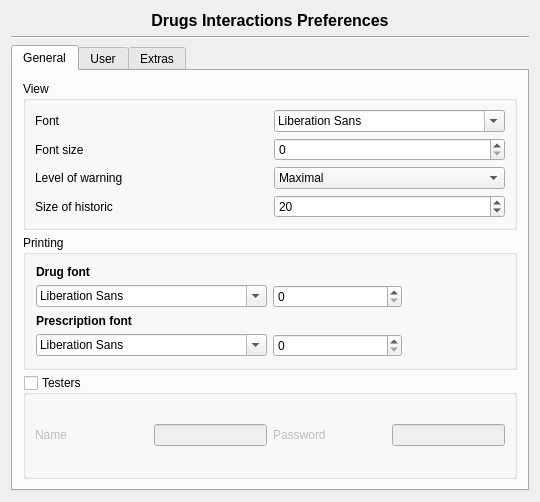
<?xml version="1.0" encoding="UTF-8"?>
<ui version="4.0">
 <class>Drugs::Internal::DrugsPreferences</class>
 <widget class="QWidget" name="Drugs::Internal::DrugsPreferences">
  <property name="geometry">
   <rect>
    <x>0</x>
    <y>0</y>
    <width>540</width>
    <height>502</height>
   </rect>
  </property>
  <property name="windowTitle">
   <string>Form</string>
  </property>
  <layout class="QGridLayout" name="gridLayout_4">
   <item row="0" column="0">
    <widget class="QLabel" name="label">
     <property name="sizePolicy">
      <sizepolicy hsizetype="Expanding" vsizetype="Fixed">
       <horstretch>0</horstretch>
       <verstretch>0</verstretch>
      </sizepolicy>
     </property>
     <property name="font">
      <font>
       <pointsize>12</pointsize>
       <weight>75</weight>
       <bold>true</bold>
      </font>
     </property>
     <property name="text">
      <string>Drugs Interactions Preferences</string>
     </property>
     <property name="alignment">
      <set>Qt::AlignCenter</set>
     </property>
    </widget>
   </item>
   <item row="2" column="0">
    <widget class="QTabWidget" name="tabWidget">
     <property name="currentIndex">
      <number>0</number>
     </property>
     <widget class="QWidget" name="tabGeneral">
      <attribute name="title">
       <string>General</string>
      </attribute>
      <layout class="QGridLayout" name="gridLayout_6">
       <property name="margin">
        <number>10</number>
       </property>
       <property name="spacing">
        <number>5</number>
       </property>
       <item row="0" column="0" colspan="2">
        <widget class="QGroupBox" name="groupBox_2">
         <property name="title">
          <string>View</string>
         </property>
         <layout class="QGridLayout" name="gridLayout_2">
          <item row="1" column="0">
           <widget class="QLabel" name="label_5">
            <property name="sizePolicy">
             <sizepolicy hsizetype="Expanding" vsizetype="Preferred">
              <horstretch>0</horstretch>
              <verstretch>0</verstretch>
             </sizepolicy>
            </property>
            <property name="minimumSize">
             <size>
              <width>0</width>
              <height>0</height>
             </size>
            </property>
            <property name="text">
             <string>Font</string>
            </property>
           </widget>
          </item>
          <item row="2" column="1">
           <widget class="QSpinBox" name="viewFontSizeSpin">
            <property name="sizePolicy">
             <sizepolicy hsizetype="Minimum" vsizetype="Minimum">
              <horstretch>0</horstretch>
              <verstretch>0</verstretch>
             </sizepolicy>
            </property>
            <property name="minimumSize">
             <size>
              <width>0</width>
              <height>0</height>
             </size>
            </property>
           </widget>
          </item>
          <item row="3" column="0">
           <widget class="QLabel" name="label_7">
            <property name="text">
             <string>Level of warning</string>
            </property>
           </widget>
          </item>
          <item row="3" column="1">
           <widget class="QComboBox" name="levelOfWarningCombo">
            <item>
             <property name="text">
              <string>Maximal</string>
             </property>
            </item>
            <item>
             <property name="text">
              <string>Moderate</string>
             </property>
            </item>
            <item>
             <property name="text">
              <string>Minimal</string>
             </property>
            </item>
           </widget>
          </item>
          <item row="1" column="1">
           <widget class="QFontComboBox" name="viewFontCombo">
            <property name="sizePolicy">
             <sizepolicy hsizetype="Minimum" vsizetype="Fixed">
              <horstretch>0</horstretch>
              <verstretch>0</verstretch>
             </sizepolicy>
            </property>
            <property name="minimumSize">
             <size>
              <width>0</width>
              <height>0</height>
             </size>
            </property>
           </widget>
          </item>
          <item row="2" column="0">
           <widget class="QLabel" name="label_4">
            <property name="sizePolicy">
             <sizepolicy hsizetype="Expanding" vsizetype="Preferred">
              <horstretch>0</horstretch>
              <verstretch>0</verstretch>
             </sizepolicy>
            </property>
            <property name="minimumSize">
             <size>
              <width>0</width>
              <height>0</height>
             </size>
            </property>
            <property name="text">
             <string>Font size</string>
            </property>
           </widget>
          </item>
          <item row="4" column="0">
           <widget class="QLabel" name="label_6">
            <property name="text">
             <string>Size of historic</string>
            </property>
           </widget>
          </item>
          <item row="4" column="1">
           <widget class="QSpinBox" name="historicSizeSpin">
            <property name="value">
             <number>20</number>
            </property>
           </widget>
          </item>
         </layout>
        </widget>
       </item>
       <item row="1" column="0" colspan="2">
        <widget class="QGroupBox" name="groupBox_3">
         <property name="title">
          <string>Printing</string>
         </property>
         <layout class="QGridLayout" name="gridLayout_9">
          <property name="margin">
           <number>10</number>
          </property>
          <item row="2" column="1">
           <widget class="QLabel" name="label_11">
            <property name="font">
             <font>
              <weight>75</weight>
              <bold>true</bold>
             </font>
            </property>
            <property name="text">
             <string>Drug font</string>
            </property>
           </widget>
          </item>
          <item row="4" column="1">
           <widget class="QLabel" name="label_12">
            <property name="font">
             <font>
              <weight>75</weight>
              <bold>true</bold>
             </font>
            </property>
            <property name="text">
             <string>Prescription font</string>
            </property>
           </widget>
          </item>
          <item row="3" column="1">
           <widget class="QFontComboBox" name="drugFontCombo"/>
          </item>
          <item row="3" column="2">
           <layout class="QHBoxLayout" name="horizontalLayout_4">
            <property name="spacing">
             <number>12</number>
            </property>
            <item>
             <widget class="QSpinBox" name="drugFontSizeSpin"/>
            </item>
            <item>
             <widget class="QPushButton" name="drugBoldButton">
              <property name="sizePolicy">
               <sizepolicy hsizetype="Minimum" vsizetype="Minimum">
                <horstretch>0</horstretch>
                <verstretch>0</verstretch>
               </sizepolicy>
              </property>
              <property name="minimumSize">
               <size>
                <width>22</width>
                <height>22</height>
               </size>
              </property>
              <property name="maximumSize">
               <size>
                <width>22</width>
                <height>22</height>
               </size>
              </property>
              <property name="text">
               <string/>
              </property>
              <property name="checkable">
               <bool>true</bool>
              </property>
              <property name="flat">
               <bool>true</bool>
              </property>
             </widget>
            </item>
            <item>
             <widget class="QPushButton" name="drugUnderlineButton">
              <property name="sizePolicy">
               <sizepolicy hsizetype="Minimum" vsizetype="Minimum">
                <horstretch>0</horstretch>
                <verstretch>0</verstretch>
               </sizepolicy>
              </property>
              <property name="minimumSize">
               <size>
                <width>22</width>
                <height>22</height>
               </size>
              </property>
              <property name="maximumSize">
               <size>
                <width>22</width>
                <height>22</height>
               </size>
              </property>
              <property name="text">
               <string/>
              </property>
              <property name="checkable">
               <bool>true</bool>
              </property>
              <property name="flat">
               <bool>true</bool>
              </property>
             </widget>
            </item>
            <item>
             <widget class="QPushButton" name="drugItalicButton">
              <property name="sizePolicy">
               <sizepolicy hsizetype="Minimum" vsizetype="Minimum">
                <horstretch>0</horstretch>
                <verstretch>0</verstretch>
               </sizepolicy>
              </property>
              <property name="minimumSize">
               <size>
                <width>22</width>
                <height>22</height>
               </size>
              </property>
              <property name="maximumSize">
               <size>
                <width>22</width>
                <height>22</height>
               </size>
              </property>
              <property name="text">
               <string/>
              </property>
              <property name="checkable">
               <bool>true</bool>
              </property>
              <property name="flat">
               <bool>true</bool>
              </property>
             </widget>
            </item>
           </layout>
          </item>
          <item row="5" column="1">
           <widget class="QFontComboBox" name="prescriptionFontCombo"/>
          </item>
          <item row="5" column="2">
           <layout class="QHBoxLayout" name="horizontalLayout_5">
            <property name="spacing">
             <number>12</number>
            </property>
            <item>
             <widget class="QSpinBox" name="prescriptionFontSizeSpin"/>
            </item>
            <item>
             <widget class="QPushButton" name="prescrBoldButton">
              <property name="sizePolicy">
               <sizepolicy hsizetype="Minimum" vsizetype="Minimum">
                <horstretch>0</horstretch>
                <verstretch>0</verstretch>
               </sizepolicy>
              </property>
              <property name="minimumSize">
               <size>
                <width>22</width>
                <height>22</height>
               </size>
              </property>
              <property name="maximumSize">
               <size>
                <width>22</width>
                <height>22</height>
               </size>
              </property>
              <property name="text">
               <string/>
              </property>
              <property name="checkable">
               <bool>true</bool>
              </property>
              <property name="flat">
               <bool>true</bool>
              </property>
             </widget>
            </item>
            <item>
             <widget class="QPushButton" name="prescrUnderlineButton">
              <property name="sizePolicy">
               <sizepolicy hsizetype="Minimum" vsizetype="Minimum">
                <horstretch>0</horstretch>
                <verstretch>0</verstretch>
               </sizepolicy>
              </property>
              <property name="minimumSize">
               <size>
                <width>22</width>
                <height>22</height>
               </size>
              </property>
              <property name="maximumSize">
               <size>
                <width>22</width>
                <height>22</height>
               </size>
              </property>
              <property name="text">
               <string/>
              </property>
              <property name="checkable">
               <bool>true</bool>
              </property>
              <property name="flat">
               <bool>true</bool>
              </property>
             </widget>
            </item>
            <item>
             <widget class="QPushButton" name="prescrItalicButton">
              <property name="sizePolicy">
               <sizepolicy hsizetype="Minimum" vsizetype="Minimum">
                <horstretch>0</horstretch>
                <verstretch>0</verstretch>
               </sizepolicy>
              </property>
              <property name="minimumSize">
               <size>
                <width>22</width>
                <height>22</height>
               </size>
              </property>
              <property name="maximumSize">
               <size>
                <width>22</width>
                <height>22</height>
               </size>
              </property>
              <property name="text">
               <string/>
              </property>
              <property name="checkable">
               <bool>true</bool>
              </property>
              <property name="flat">
               <bool>true</bool>
              </property>
             </widget>
            </item>
           </layout>
          </item>
         </layout>
        </widget>
       </item>
       <item row="2" column="0" colspan="2">
        <widget class="QGroupBox" name="testerBox">
         <property name="title">
          <string>Testers</string>
         </property>
         <property name="checkable">
          <bool>true</bool>
         </property>
         <property name="checked">
          <bool>false</bool>
         </property>
         <layout class="QGridLayout" name="gridLayout_3">
          <item row="0" column="0">
           <widget class="QLabel" name="label_2">
            <property name="sizePolicy">
             <sizepolicy hsizetype="Expanding" vsizetype="Preferred">
              <horstretch>0</horstretch>
              <verstretch>0</verstretch>
             </sizepolicy>
            </property>
            <property name="text">
             <string>Name</string>
            </property>
           </widget>
          </item>
          <item row="0" column="1">
           <widget class="QLineEdit" name="userNameEdit"/>
          </item>
          <item row="0" column="2">
           <widget class="QLabel" name="label_3">
            <property name="sizePolicy">
             <sizepolicy hsizetype="Expanding" vsizetype="Preferred">
              <horstretch>0</horstretch>
              <verstretch>0</verstretch>
             </sizepolicy>
            </property>
            <property name="text">
             <string>Password</string>
            </property>
           </widget>
          </item>
          <item row="0" column="3">
           <widget class="QLineEdit" name="userPasswordEdit">
            <property name="enabled">
             <bool>false</bool>
            </property>
           </widget>
          </item>
         </layout>
        </widget>
       </item>
      </layout>
     </widget>
     <widget class="QWidget" name="tabUser">
      <attribute name="title">
       <string>User</string>
      </attribute>
      <layout class="QGridLayout" name="userLayout">
       <property name="margin">
        <number>10</number>
       </property>
       <property name="spacing">
        <number>5</number>
       </property>
       <item row="0" column="0">
        <spacer name="verticalSpacer_2">
         <property name="orientation">
          <enum>Qt::Vertical</enum>
         </property>
         <property name="sizeHint" stdset="0">
          <size>
           <width>20</width>
           <height>40</height>
          </size>
         </property>
        </spacer>
       </item>
      </layout>
     </widget>
     <widget class="QWidget" name="tabExtras">
      <attribute name="title">
       <string>Extras</string>
      </attribute>
      <layout class="QGridLayout" name="gridLayout_8">
       <property name="margin">
        <number>10</number>
       </property>
       <property name="spacing">
        <number>5</number>
       </property>
       <item row="0" column="0">
        <widget class="QCheckBox" name="hideLabCheck">
         <property name="text">
          <string>Hide laboratory name</string>
         </property>
        </widget>
       </item>
       <item row="1" column="0">
        <widget class="QLabel" name="label_15">
         <property name="sizePolicy">
          <sizepolicy hsizetype="Preferred" vsizetype="Fixed">
           <horstretch>0</horstretch>
           <verstretch>0</verstretch>
          </sizepolicy>
         </property>
         <property name="font">
          <font>
           <weight>75</weight>
           <bold>true</bold>
          </font>
         </property>
         <property name="text">
          <string>Text before 100% therapeutic</string>
         </property>
        </widget>
       </item>
       <item row="2" column="0">
        <widget class="Editor::TextEditor" name="ALDBefore" native="true"/>
       </item>
       <item row="3" column="0">
        <widget class="QLabel" name="label_16">
         <property name="sizePolicy">
          <sizepolicy hsizetype="Preferred" vsizetype="Fixed">
           <horstretch>0</horstretch>
           <verstretch>0</verstretch>
          </sizepolicy>
         </property>
         <property name="font">
          <font>
           <weight>75</weight>
           <bold>true</bold>
          </font>
         </property>
         <property name="text">
          <string>Text after 100% therapeutic</string>
         </property>
        </widget>
       </item>
       <item row="4" column="0">
        <widget class="Editor::TextEditor" name="ALDAfter" native="true"/>
       </item>
      </layout>
     </widget>
    </widget>
   </item>
   <item row="1" column="0">
    <widget class="Line" name="line">
     <property name="orientation">
      <enum>Qt::Horizontal</enum>
     </property>
    </widget>
   </item>
  </layout>
 </widget>
 <customwidgets>
  <customwidget>
   <class>Editor::TextEditor</class>
   <extends>QWidget</extends>
   <header location="global">texteditorplugin/texteditor.h</header>
   <container>1</container>
  </customwidget>
 </customwidgets>
 <resources/>
 <connections/>
</ui>
